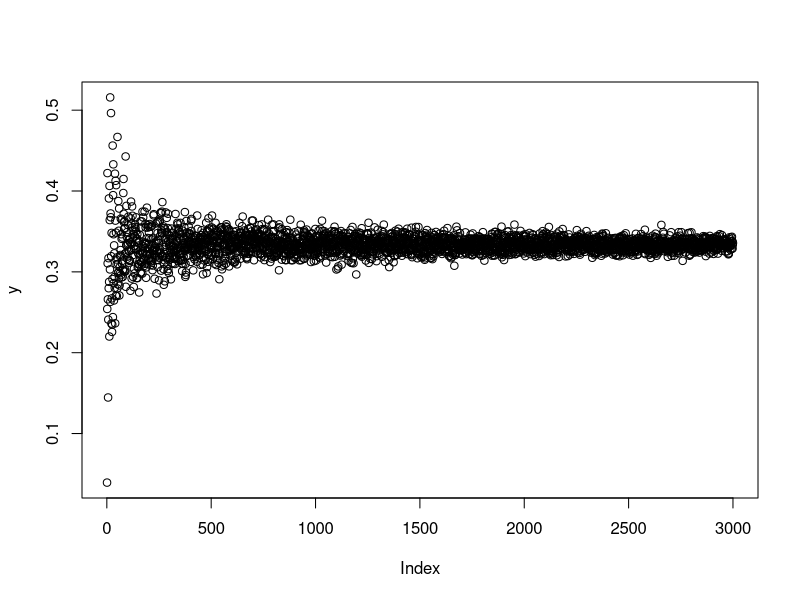
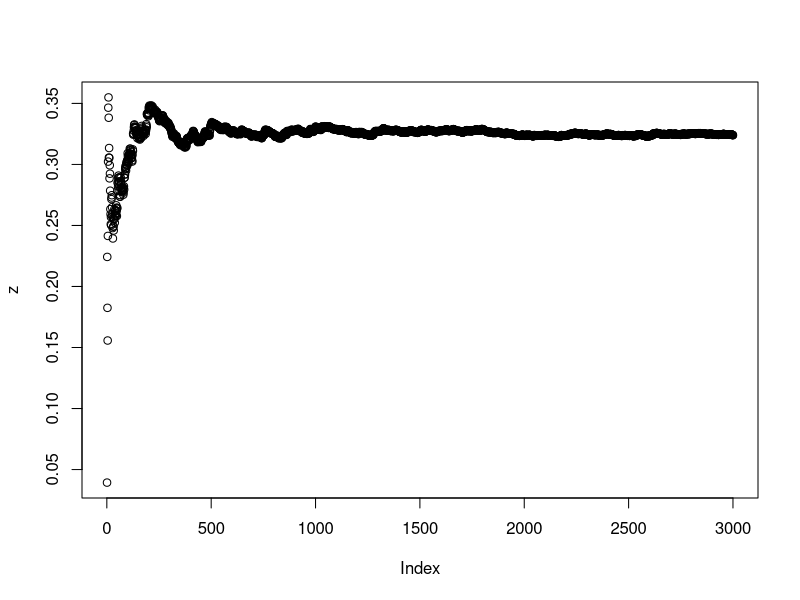
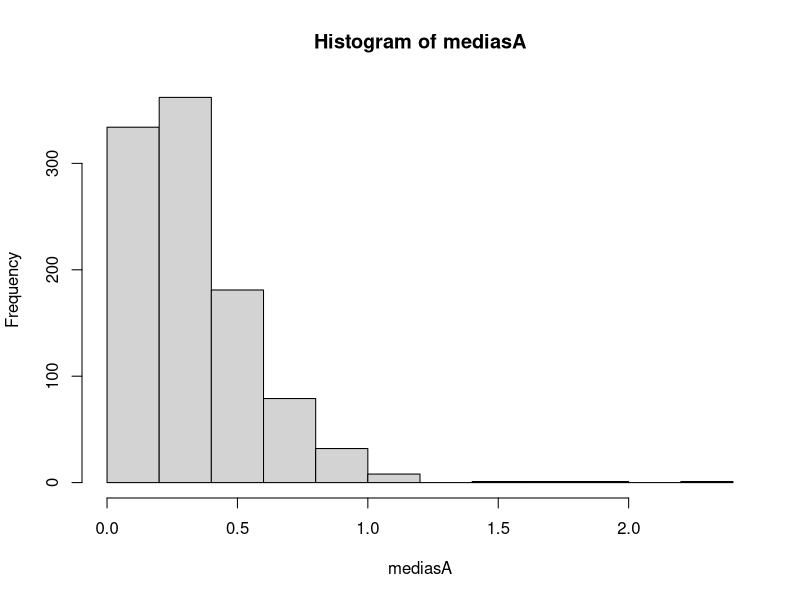
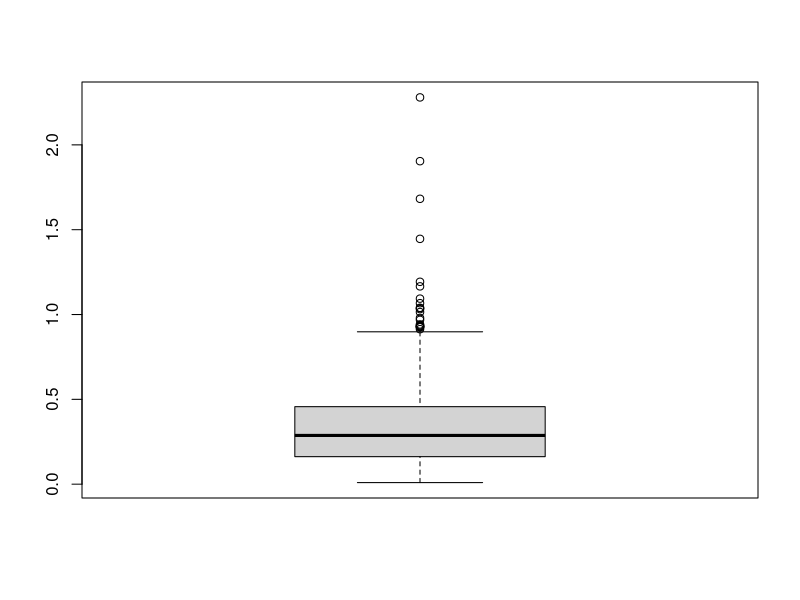
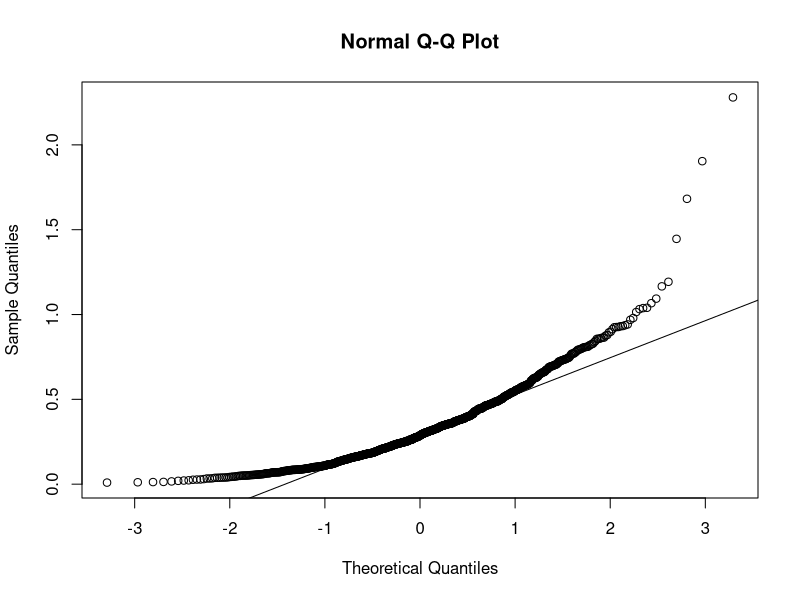
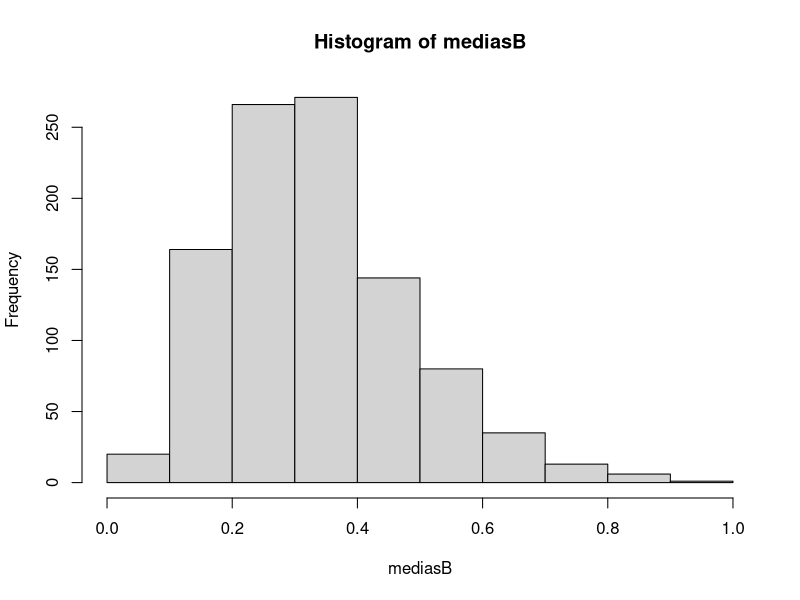
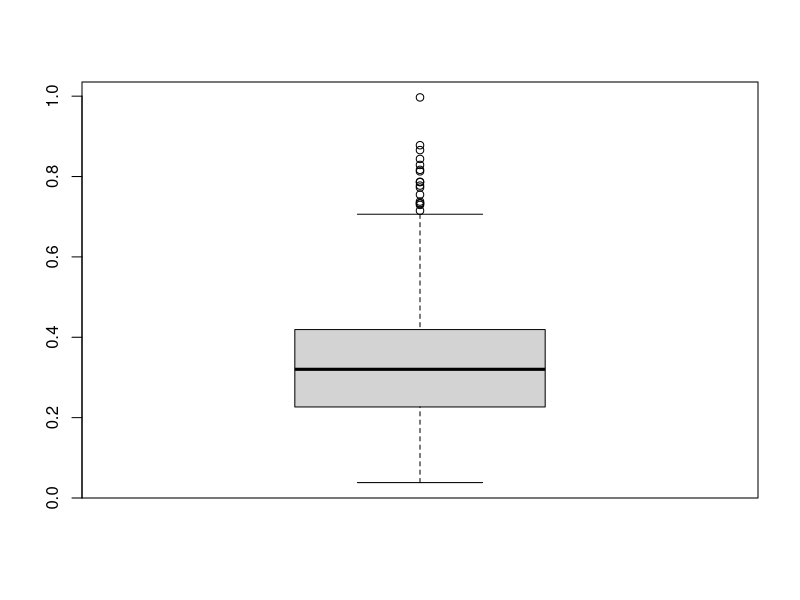
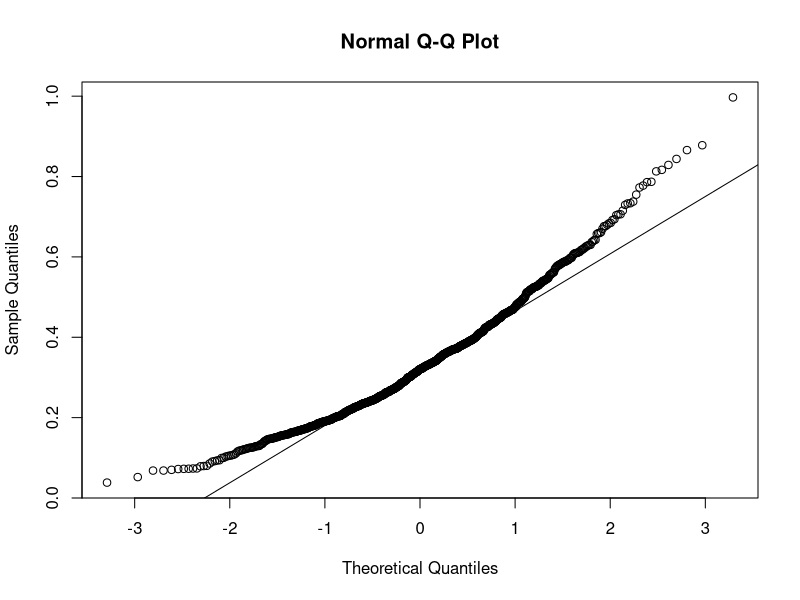

Write the R code that produced these figures, in order.
#Trabajo Práctico Probabilidad y Estadística (c)#
#Segundo Cuatrimestre 2017#
# Luis Greco - Nicolas Hertzulis - Ruslan Sobol#

#Fijo la "semilla" para que no nos de cosas distintos resultados cada vez que experimentamos
set.seed(1109)

#Ejercicio 1
#Esto es un copypaste de la exponencial de la clase11 pero que en el return tiene la media


funcion.inversa <- function(u, lambda){
  sal <- -1*log(1-u)/lambda
  return(sal)
}
Generar.exponenciales_devolviendo_media <- function(n,lambda){
  U <- runif(n)
  sal <- funcion.inversa(U,lambda)
  return(mean(sal))
}
y <- seq(length = 3000)
for (i in 1:3000){
  y[i] <- Generar.exponenciales_devolviendo_media(i, 3)
}
z <- seq(length = 3000)
for (j in 1:3000){
  set.seed(1109)
  z[j] <- Generar.exponenciales_devolviendo_media(j, 3)
}


plot(y)
plot(z)
#Ver los graficos bizarros que me da

#Ejercicio 2
#2 a)
mediasA <- seq(length=1000)
for (j in 1:1000){
x1 <- rexp(1, rate = 3)
x2 <- rexp(1, rate = 3)
mediasA[j] <- (x1+x2)/2
}
#Histograma
hist(mediasA)

#Boxplot
boxplot(mediasA)

#Q-Q Plot
qqnorm(mediasA)
qqline(mediasA)#La cola del plot

# Punto b)

mediasB <- seq(length = 1000)

for (i in 1:1000){
a <- c(rexp(1, rate = 3), rexp(1, rate = 3), rexp(1, rate = 3), rexp(1, rate = 3), rexp(1, rate = 3))
mediasB[i] = mean(a)
}
#Histograma
hist(mediasB)

#Boxplot
boxplot(mediasB)

#Q-Q Plot
qqnorm(mediasB)
qqline(mediasB)#La cola del plot


#Punto C
mediasC1 <- seq(length = 1000) #Acá van con n=30
mediasC2 <-seq(length = 1000) #Acá van con n=500

a <- seq(length = 1000)
b <- seq(length = 1000)

for (j in 1:1000){
  a <- rexp(30, 3)
  b <- rexp(500, 3)
  mediasC1[j] = mean(a)
  mediasC2[j] = mean(b)
}

#Histograma
hist(mediasC1)
hist(mediasC2)

#Boxplot
boxplot(mediasC1)
boxplot(mediasC2)

#Q-Q Plot
qqnorm(mediasC1)
qqline(mediasC1)#La cola del plot

qqnorm(mediasC2)
qqline(mediasC2)

#Punto D
c <- rnorm(1000, 0, 1)
hist(c)
boxplot(c)
qqnorm(c)
qqline(c)

#Punto E

